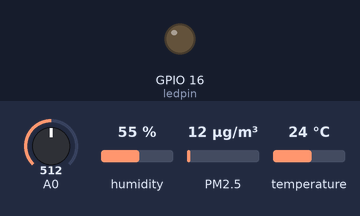
Bench run of a sketch on a simulated ESP8266 (NodeMCU). Shown: output pins drawn as LEDs (lit = HIGH). Wiring (inferred from the names in the program): DHT22 sensor: data GPIO 14; dust sensor: data GPIO 12. The inputs (shaded band) are chosen by the test bench; at power-on: A0 = 512, humidity 55 %, PM2.5 12 µg/m³, temperature 24 °C. WiFi joins after 1.5 s; servers stay silent unless stated; what the sketch prints to the serial monitor is not drawn.

Above: at 0.1 s.
At 3.1 s:
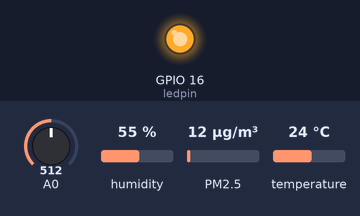
Timing chart, 0 to 4.6 s (numbered marks = the images above):
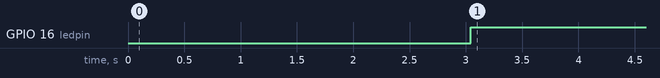

The sketch:

dsm501a.ino
```cpp
/////Successful/////********vinojv********////////
//////SENSORS VERIFIED//////
/////////****1.DHT22***2.MQ7****3.DSM501A
//Code//
////DHT22////

#include <DHT.h>
#include <ESP8266WiFi.h>
 /////////////////////****** MQ-7 Carbon Monoxide******/////////
//the AOUT pin of the CO sensor goes into analog pin A0 of the arduino
int sensorValue;
int ledpin = 16;
/////////////////////////////*********DSM501A*******//////////////////////////////
#include<string.h>
byte buff[2];
int pin = 12;//DSM501A input D8
unsigned long duration;
unsigned long starttime;
unsigned long endtime;
unsigned long sampletime_ms = 30000;
unsigned long lowpulseoccupancy = 0;
float ratio = 0;
float concentration = 0;
//////Wi-Fi**Connection//////////
String apiKey = "8W2PE3HKUHWGBUEO";
const char* ssid = "fznn";
const char* password = "your password";

const char* server = "api.thingspeak.com";
#define DHTPIN 14 // what pin we're connected to

DHT dht(DHTPIN, DHT22,15);
WiFiClient client;


void setup() {
  Serial.begin(115200);
  delay(10);
  dht.begin();
  pinMode(12,INPUT);
  pinMode(16,OUTPUT);
starttime = millis();
  WiFi.begin(ssid, password);

  Serial.println();
  Serial.println();
  Serial.print("Connecting to ");
  Serial.println(ssid);

  WiFi.begin(ssid, password);

  while (WiFi.status() != WL_CONNECTED) {
    delay(500);
    Serial.print(".");
  }
  Serial.println("");
  Serial.println("WiFi connected");

}


void loop() {

  float h = dht.readHumidity();
  float t = dht.readTemperature();
  if (isnan(h) || isnan(t)) {
    Serial.println("Failed to read from DHT sensor!");
    return;
  }
delay(1000);
 Serial.print("Temperature: ");
     Serial.print(t);
     Serial.print(" degrees Celcius Humidity: ");
     Serial.print(h);
     Serial.println("% send to Thingspeak");
 /////////////////////****** MQ-7******///////////////////
sensorValue = analogRead(0);       // read analog input pin 0
  Serial.print(sensorValue/60, DEC);  // prints the value read
  Serial.println("ppm");
  if (sensorValue/60 > 6) {
    // Activate digital output pin 8 - the LED will light up
    digitalWrite(ledpin, HIGH);
  }
  else {
    // Deactivate digital output pin 8 - the LED will not light up
    digitalWrite(ledpin, LOW);
  }

  delay(100);                        // wait 100ms for next reading
/////////////////////////////*********DSM501A*******//////////////////////////////
 duration = pulseIn(pin, LOW);
  lowpulseoccupancy += duration;
  endtime = millis();
  if ((endtime-starttime) > sampletime_ms)
  {
    ratio = (lowpulseoccupancy-endtime+starttime + sampletime_ms)/(sampletime_ms*10.0);  // Integer percentage 0=>100
    concentration = 1.1*pow(ratio,3)-3.8*pow(ratio,2)+520*ratio+0.62; // using spec sheet curve
    Serial.print("lowpulseoccupancy:");
    Serial.print(lowpulseoccupancy);
    Serial.print("    ratio:");
    Serial.print(ratio);
    Serial.print("    DSM501A:");
    Serial.println(concentration);
    lowpulseoccupancy = 0;
    starttime = millis();
  }
  ////////thingspeak ping////////
  if (client.connect(server,80)) {  //   "184.106.153.149" or api.thingspeak.com
    String postStr = apiKey;
           postStr +="&field1=";
           postStr += String(t);
           postStr +="&field2=";
           postStr += String(h);
           postStr +="&field3=";
           postStr += String(sensorValue/60);
           postStr +="&field4=";
           postStr += String(concentration);

           postStr += "\r\n\r\n";

     client.print("POST /update HTTP/1.1\n");
     client.print("Host: api.thingspeak.com\n");
     client.print("Connection: close\n");
     client.print("X-THINGSPEAKAPIKEY: "+apiKey+"\n");
     client.print("Content-Type: application/x-www-form-urlencoded\n");
     client.print("Content-Length: ");
     client.print(postStr.length());
     client.print("\n\n");
     client.print(postStr);

  }
  client.stop();

  Serial.println("Waiting...");
  // thingspeak needs minimum 15 sec delay between updates
  delay(30000);
}
```

Measured:
- by itself, GPIO 16 (ledpin): LOW → HIGH at 3.0 s
